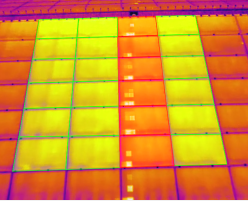
#> input picture hotspot3.png, 248 x 201 px
$ python trackbar2.py
#> lines starting #> are read from the running program, lines starting #| are printed output that depends on the picture; after the words box and inside, x2 and y2 are one past the last pixel; in counts of white or black regions, pixels touching at a corner belong together
import numpy as np
import cv2 as cv

#initialise variables with a default
nlm_thresh = 5
bino_thresh = 5
canny_thresh = 5
# functions that update a variable,
# then call image processing function
def change_nlm(val):
    global nlm_thresh
    nlm_thresh = val
    thresh_callback()

def change_bino(val):
    global bino_thresh
    bino_thresh = val
    thresh_callback()

def change_canny(val):
    global canny_thresh
    canny_thresh = val
    thresh_callback()

# your function that processes the image
def thresh_callback():
    img = cv.imread('hotspot3.png')
#> img is the input picture: shape (201, 248, 3); mean B, G, R 39.6, 144.3, 216.7
    imgray = cv.cvtColor(img, cv.COLOR_BGR2GRAY)
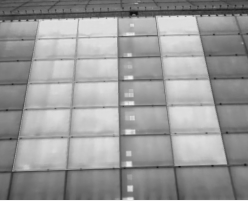
#> imgray: shape (201, 248); min 16, max 240, mean 154
    nlm = cv.fastNlMeansDenoising(imgray,nlm_thresh,nlm_thresh,11,21)
    bino = cv.adaptiveThreshold(nlm,255,cv.ADAPTIVE_THRESH_GAUSSIAN_C,cv.THRESH_BINARY,bino_thresh,8)
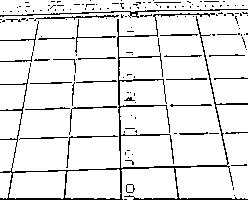
#> bino: shape (201, 248); 90.8% white; black in thin lines or dots
    canny_output = cv.Canny(bino, canny_thresh, canny_thresh * 2)
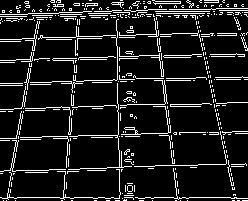
#> canny_output: shape (201, 248); 11% white in thin lines or dots
    contours, hierarchy = cv.findContours(canny_output,cv.RETR_TREE,cv.CHAIN_APPROX_SIMPLE)
#> contours = 434 contours, 428 with area under 20; largest, box (x1, y1, x2, y2) and area: (120, 80, 168, 106) 34, (0, 140, 66, 172) 32, (127, 185, 133, 192) 28, (127, 185, 133, 192) 28, (121, 106, 171, 135) 28, (24, 68, 31, 90) 20
    cnt = sorted(contours, key=cv.contourArea, reverse=True)
#> cnt has the same summary as contours
    cnts = cnt[0]
#> cnts = contour of 33 points, box (x1, y1, x2, y2) (120, 80, 168, 106), area 34
    area = cv.contourArea(cnts)
#> area = 34.5
    print (area)
#| 34.5

    drawing = cv.drawContours(img, cnt, 0, (0,255,0), 3)

    cv.imshow('Contours2', canny_output)
    cv.imshow(source_window, drawing)


source_window = 'Source'
cv.namedWindow(source_window)
max_thresh = 1000
thresh = 5
# create trackbars
cv.createTrackbar('nlm_thresh:', source_window, thresh, max_thresh, change_nlm)
cv.createTrackbar('bino_thresh:', source_window, thresh, max_thresh, change_bino)
cv.createTrackbar('canny_thresh:', source_window, thresh, max_thresh, change_canny)

thresh_callback()

cv.waitKey(0) & 0xFF
cv.destroyAllWindows()

$ run again, with hotspot1.png copied over hotspot3.png
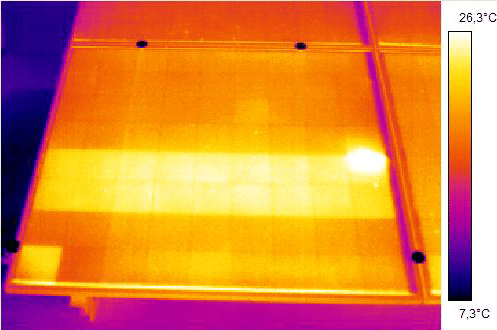
#> input picture hotspot1.png, 497 x 330 px
#> in thresh_callback, img is the input picture: shape (330, 497, 3); mean B, G, R 63.6, 134.1, 221.1
#> in thresh_callback, `bino = cv.adaptiveThreshold(nlm,255,cv.ADAPTIVE_THRESH_GAUSSIAN_C,cv.T..`:
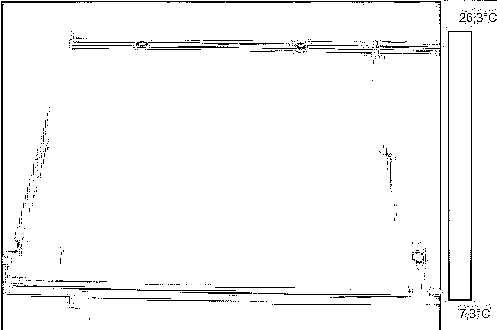
#> bino: shape (330, 497); 96.6% white; black in thin lines or dots
#> in thresh_callback, `canny_output = cv.Canny(bino, canny_thresh, canny_thresh * 2)`:
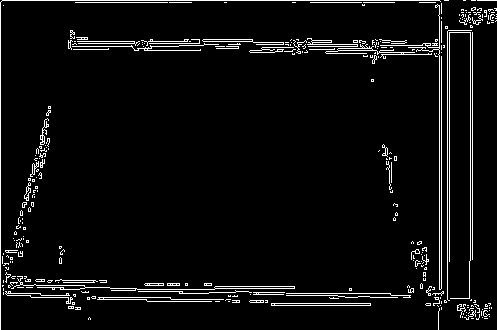
#> canny_output: shape (330, 497); 4.8% white in thin lines or dots
#> contours = 436 contours, 415 with area under 20; largest, box (x1, y1, x2, y2) and area: (271, 303, 371, 306) 198, (274, 303, 371, 306) 190, (11, 276, 295, 291) 179, (214, 286, 295, 289) 158, (202, 39, 284, 45) 100
#> cnt has the same summary as contours
#> cnts = [[271, 303], [271, 305], [370, 305], [370, 303]]
#> area = 198
#| 198.0
